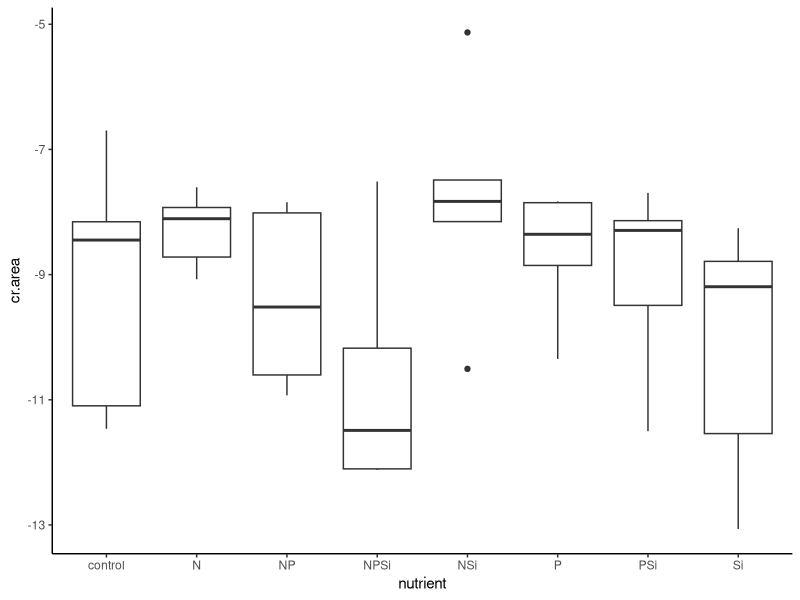
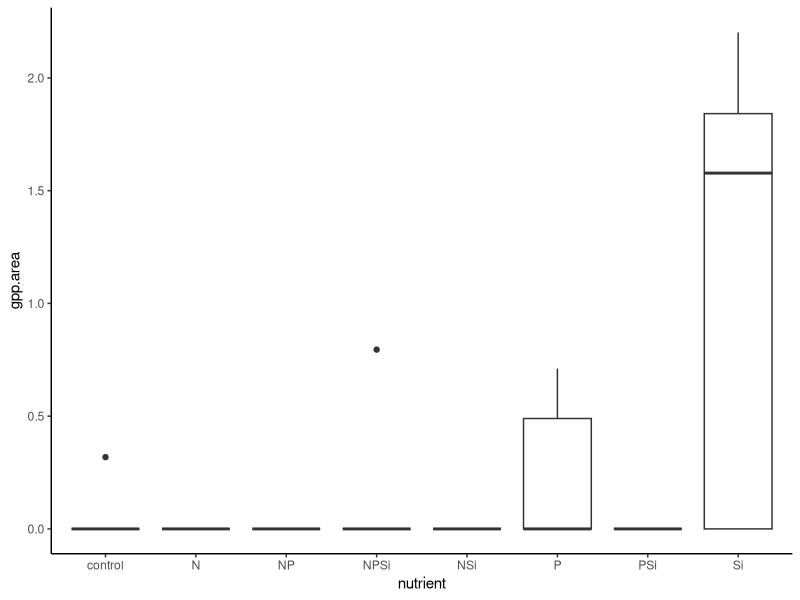
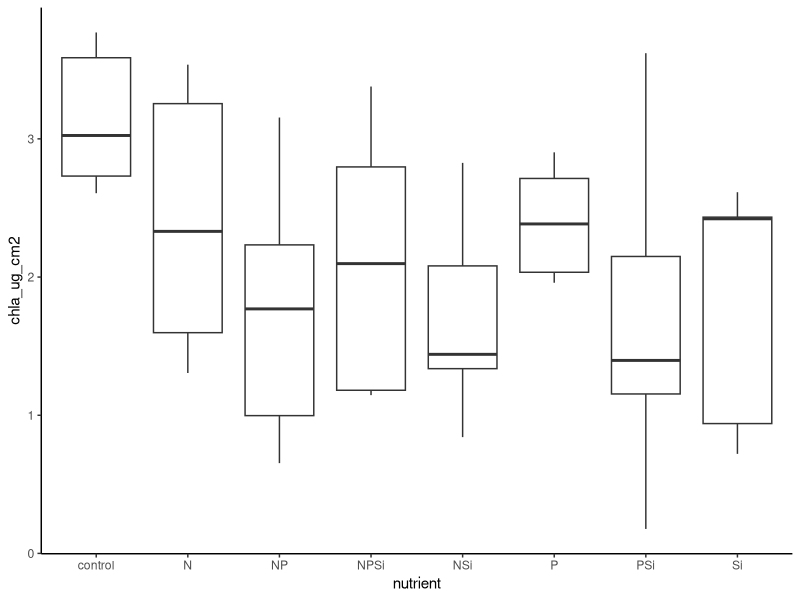
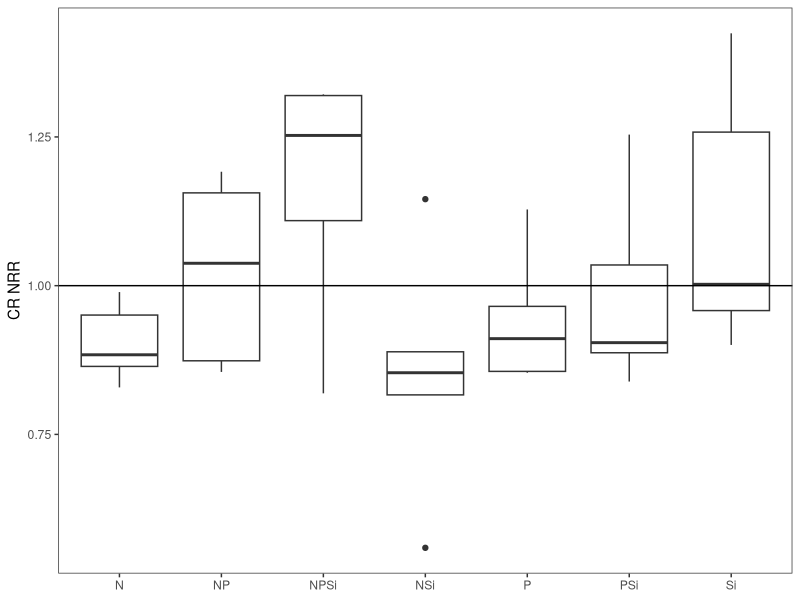
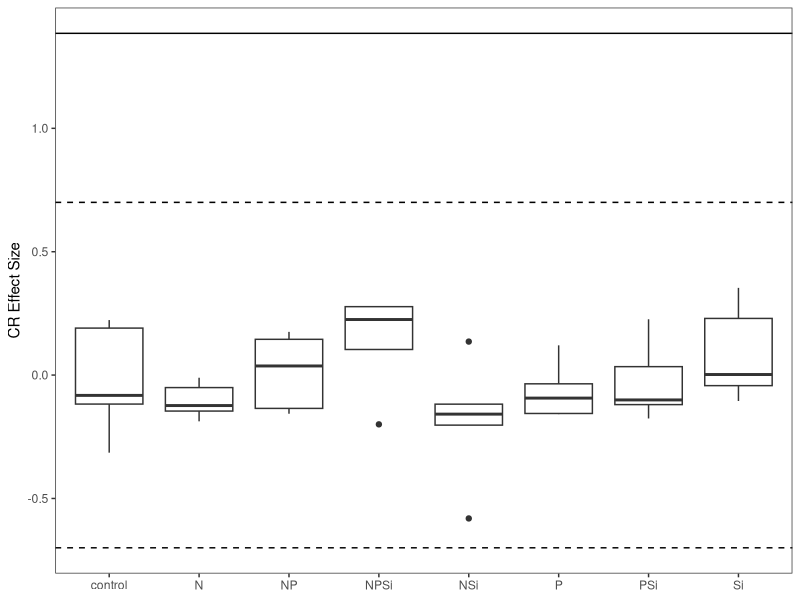
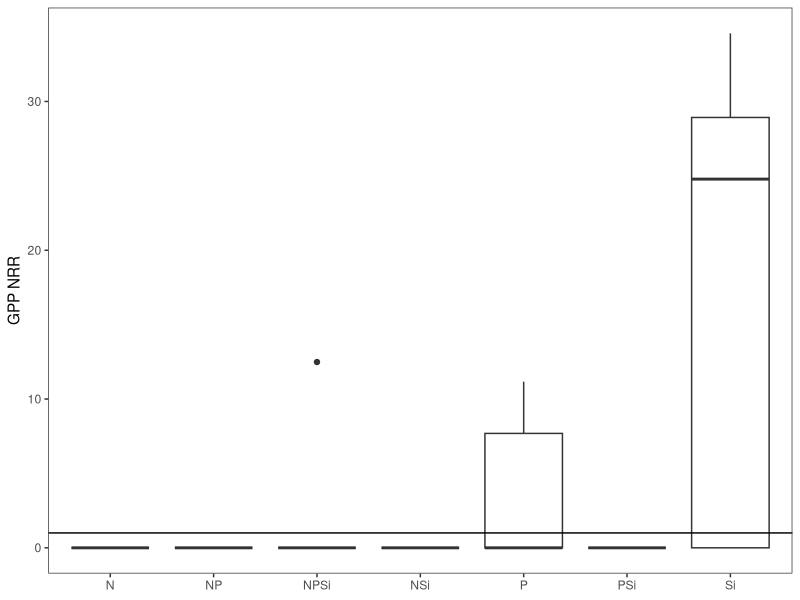
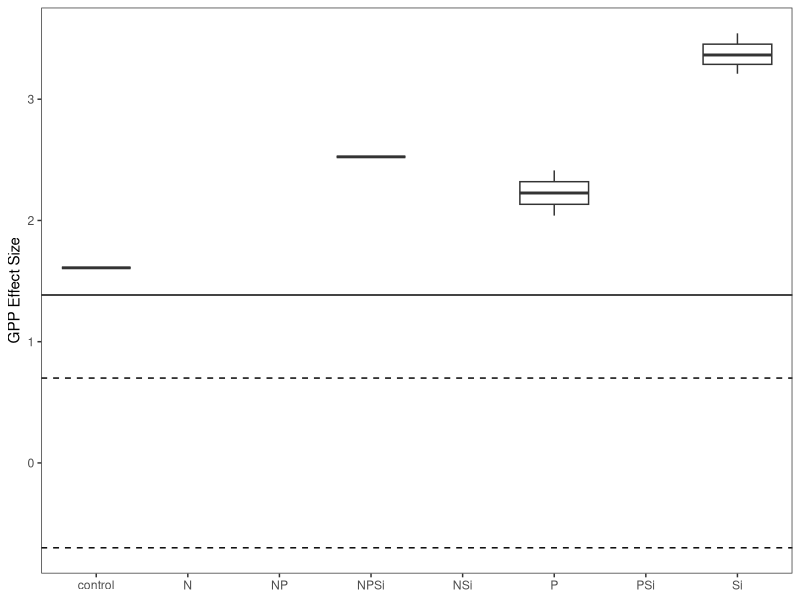
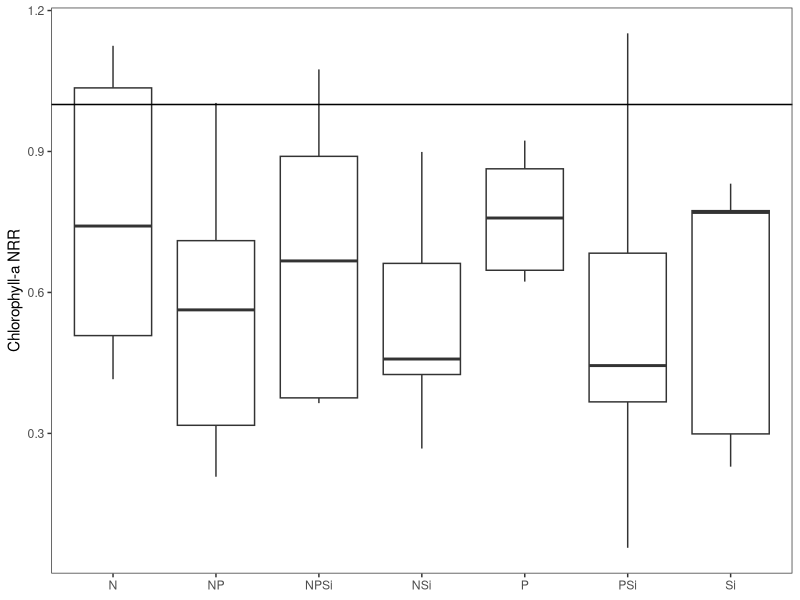

Recreate these plots in R, in order. (Note: this script raises an error after producing the figures.)
#Author:  Clay Arango
#Creation date: 10-Feb-19
#Script to analyze NDS data from Summer 2018 NDS work with S. Roley and A. Alexiades

#packages
install.packages("nlme")
install.packages("nortest")
install.packages("plyr")
install.packages("dplyr")
install.packages("multcomp")
install.packages("MASS")
install.packages("ggplot2")
library(nlme)
library(nortest)
library(plyr)
library(dplyr)
library(multcomp)
library(MASS)
library(ggplot2)

#Load data
cen_lan_fall <- read.table(file="cen_lan_fall.csv", header=T, sep=",")

#set variable
d = cen_lan_fall

#evaluate data to make sure factors are correct
names(d)

unique(d$nutrient) #control, N, NP, NPSi, NSi, P, PSi, Si
unique(d$N) #should be 0 and 1
unique(d$P) #should be 0 and 1
unique(d$Si) #should be 0 and 1
unique(d$top) #should be "sponge" and "glass"
#if need to change, use recode function below. 
d$top<-recode(d$top, "cellulose" ="sponge")
str(d)

#convert N and P vand Si alues (0 or 1 for absence or presence) to factors
d$N<-as.factor(d$N)
d$P<-as.factor(d$P)
d$Si<-as.factor(d$Si)
str(d)

#subset data into gpp and cr response
d.cr = subset(d, top=="sponge", data=d)
d.gpp = subset(d, top=="glass", data=d)

#check for outliers and check data entry before calculating CR-NRR
ggplot(d.cr, aes(x=nutrient, y=cr.area)) + geom_boxplot() + theme_classic()
#N+Si group is spread out but centered

#calculate nrr for cr
x<-ddply(d.cr, "nutrient", summarise, ave_cr = mean(cr.area, na.rm=T)) 
x
d.cr$cr.nrr = d.cr$cr.area/-9.172439 #divide by control ave_cr

#check for outliers and check data entry before calculating GPP- and chla-NRR
ggplot(d.gpp, aes(x=nutrient, y=gpp.area)) + geom_boxplot() + theme_classic()
#way too many zeros in this data set
ggplot(d.gpp, aes(x=nutrient, y=chla_ug_cm2)) + geom_boxplot() + theme_classic()
#no outliers

#calculate nrr for gpp and chla
x<- ddply(d.gpp, "nutrient", summarise, ave_gpp = mean(gpp.area, na.rm=T), ave_chla = mean(chla_ug_cm2, na.rm=T)) 
x
d.gpp$gpp.nrr = d.gpp$gpp.area/0.06366686 #divide by control ave_gpp
d.gpp$chla.nrr = d.gpp$chla_ug_cm2/3.143975 #divide by control ave_chla
#use to exclude outliers
#x1<- ddply(subset(d.gpp, !(nds.id=="F6")), "nutrient", summarise, ave_chla = mean(chla_ug_cm2, na.rm=T)) 
#x1
#d.gpp$chla.nrr_1<-d.gpp$chla_ug_cm2/2.700340

#combine into one file and export
d.cr$chla.nrr<-NA
#d.cr$chla.nrr_1<-NA#for excluded outliers
d.cr$gpp.nrr<-NA
d.gpp$cr.nrr<-NA
d.nrr<-rbind(d.cr, d.gpp)
d.nrr$site.date<-"cen_lan_fall"
d.nrr$gpp.es<-log(d.nrr$gpp.nrr)
d.nrr$cr.es<-log(d.nrr$cr.nrr)
d.nrr$chla.es<-log(d.nrr$chla.nrr)

write.table(d.nrr, "cen_lan_fall_nrr.csv",  sep=",", quote=F, row.names =F)

###############
#plots of NRR
##############
ggplot(data=subset(d.cr, !(nutrient=="control")), aes(x=nutrient, y=cr.nrr))+geom_boxplot()+theme_bw()+
  ylab("CR NRR")+geom_abline(slope = 0, intercept = 1)+
  theme(axis.title.x=element_blank(), panel.grid.minor=element_blank(), panel.grid.major=element_blank())
#maybe N+P+SI colimitation? probably no limitation

ggplot(data=subset(d.nrr, (top=="sponge")), aes(x=nutrient, y=cr.es))+geom_boxplot()+theme_bw()+
  ylab("CR Effect Size")+geom_hline(yintercept = 0.7, lty="dashed")+ geom_hline(yintercept = -0.7, lty="dashed")+
  geom_hline(yintercept = 1.385)+
  theme(axis.title.x=element_blank(), panel.grid.minor=element_blank(), panel.grid.major=element_blank())
#nothing over 1.385, so no significance?

ggplot(data=subset(d.gpp, !(nutrient=="control")), aes(x=nutrient, y=gpp.nrr))+geom_boxplot()+theme_bw()+
  ylab("GPP NRR")+geom_abline(slope = 0, intercept = 1)+
  theme(axis.title.x=element_blank(), panel.grid.minor=element_blank(), panel.grid.major=element_blank())
#no limitation

ggplot(data=subset(d.nrr, top =="glass"),aes(x=nutrient, y=gpp.es))+geom_boxplot()+theme_bw()+
  ylab("GPP Effect Size")+geom_hline(yintercept = 0.7, lty="dashed")+
  geom_hline(yintercept = -0.7, lty="dashed")+ geom_hline(yintercept = 1.385)+
  theme(axis.title.x=element_blank(), panel.grid.minor=element_blank(), panel.grid.major=element_blank())
#too few replicates to be meaningful

ggplot(data=subset(d.gpp, !(nutrient=="control")), aes(x=nutrient, y=chla.nrr))+geom_boxplot()+theme_bw()+
  ylab("Chlorophyll-a NRR")+geom_abline(slope = 0, intercept = 1)+ 
  theme(axis.title.x=element_blank(), panel.grid.minor=element_blank(), panel.grid.major=element_blank())
#no limitation

ggplot(data=subset(d.nrr, (top=="glass")), aes(x=nutrient, y=chla.es))+geom_boxplot()+theme_bw()+
  ylab("Chla Effect Size")+ geom_hline(yintercept = 0.7, lty="dashed")+ geom_hline(yintercept = -0.7, lty="dashed")+    
  geom_hline(yintercept = 1.385)+
  theme(axis.title.x=element_blank(), panel.grid.minor=element_blank(), panel.grid.major=element_blank())
#nothing over 1.385 so no significance, possible P and or Si limitation?

##########
#NRR Summary Files
#########

GPP_sum<-ddply(d.gpp, "nutrient", summarise, ave_nrr.gpp=mean(gpp.nrr, na.rm=T), sd_nrr.gpp=sd(gpp.nrr, na.rm=T), 
               se_nrr.gpp =(sd(gpp.nrr)/sqrt(sum(!is.na(gpp.nrr)))), 
               ci95_nrr.gpp = (1.96*(sd(gpp.nrr)/sqrt(sum(!is.na(gpp.nrr))))),
               ave_nrr.chla=mean(chla.nrr, na.rm=T), sd_nrr.chla=sd(chla.nrr, na.rm=T), 
               se_nrr.chla =(sd(chla.nrr)/sqrt(sum(!is.na(chla.nrr)))), 
               ci95_nrr.chla = (1.96*(sd(chla.nrr)/sqrt(sum(!is.na(chla.nrr))))))
CR_sum<-ddply(d.cr, "nutrient", summarise, ave_nrr.cr=mean(cr.nrr, na.rm=T), sd_nrr.cr=sd(cr.nrr, na.rm=T), 
              se_nrr.cr =(sd(cr.nrr)/sqrt(sum(!is.na(cr.nrr)))), 
              ci95_nrr.cr = (1.96*(sd(cr.nrr)/sqrt(sum(!is.na(cr.nrr))))))

#now combine into one and export
d.sum<-merge(GPP_sum, CR_sum, by="nutrient")
d.sum$site_date<-"cen_lan_fall"
write.table(d.sum, "cen_lan_fall_summ.csv",  sep=",", quote=F, row.names=F)

############################################################
#analyze RESPIRATION data
############################################################

M1<-gls(cr.area~N*P*Si, data=d.cr, na.action=na.omit)
E1<-residuals(M1)
qqnorm(E1)
qqline(E1)
ad.test(E1)
   #residuals are normally distributed
hist(E1)  
plot(M1)

plot(filter(d.cr, !is.na(cr.area)) %>% dplyr::select(nutrient), 
     E1, xlab="nutrient", ylab="Residuals")
bartlett.test(cr.area~nutrient, data=d.cr)
   #variance test is ok

anova(M1)
#numDF   F-value p-value
#(Intercept)     1 1238.9517  <.0001
#N               1    0.1641  0.6881
#P               1    1.2067  0.2802
#Si              1    1.1268  0.2964
#N:P             1    7.3144  0.0109
#N:Si            1    0.0672  0.7972
#P:Si            1    0.3027  0.5860
#N:P:Si          1    1.3141  0.2602

#Results suggest NxP interaction (co-limitation), but this appears to only occur when Si present.
#Does the NPSi treatment just increase N and P replication? Or is there something about Si?
  
x <- group_by(d.cr, nutrient) %>%  # Grouping function causes subsequent functions to aggregate by season and reach
  summarize(cr.mean = abs(mean(cr.area, na.rm = TRUE)), # na.rm = TRUE to remove missing values
            cr.sd=abs(sd(cr.area, na.rm = TRUE)),  # na.rm = TRUE to remove missing values
            n = sum(!is.na(cr.area)), # of observations, excluding NAs. 
            cr.se=cr.sd/sqrt(n))

ggplot(data=x, aes(x=nutrient, y=cr.mean)) + 
  geom_bar(stat="identity", position=position_dodge(), color = "black") + 
  geom_errorbar(aes(ymin=cr.mean, ymax=cr.mean+cr.se), width=0.2, 
                position=position_dodge(0.9)) + 
  xlab("Nutrient") +
  ylab(expression(Respiration~(ug~O[2]~m^{-2}~h^{-1}))) +
  ylim(0,20) +
  labs(fill="Light") +
  theme_bw() +
  theme(panel.grid.major=element_blank(),
        panel.grid.minor=element_blank(),
        legend.title=element_text(size=6),
        legend.key=element_blank(), 
        legend.position=c(0.5,0.95), 
        legend.text=element_text(size=8), 
        legend.background=element_blank(), 
        legend.direction="horizontal", 
        legend.key.size=unit(0.3, "cm"), 
        axis.title.y=element_text(size=8), 
        axis.title.x=element_text(size=8), 
        axis.text.x=element_text(size=8))

#ggsave('output/figures/Ring_fall.tiff',
#       units="in",
#       width=3.25,
#       height=3.25,
#       dpi=1200,
#       compression="lzw")

#summarize nrr
x <- group_by(d.cr, nutrient) %>%  # Grouping function causes subsequent functions to aggregate by season and reach
  summarize(cr.mean = abs(mean(cr.nrr, na.rm = TRUE)), # na.rm = TRUE to remove missing values
            cr.sd=abs(sd(cr.nrr, na.rm = TRUE)),  # na.rm = TRUE to remove missing values
            n = sum(!is.na(cr.nrr)), # of observations, excluding NAs. 
            cr.se=cr.sd/sqrt(n))

############################################################
#analyze the PRODUCTION data
############################################################

M1<-gls(gpp.area~N*P*Si, data=d.gpp, na.action=na.omit) 
E1<-residuals(M1)
qqnorm(E1)
qqline(E1)
ad.test(E1)
   #residuals are not normal

hist(E1, xlab="residuals", main="")
plot(M1)

plot(filter(d.gpp, !is.na(gpp.area)) %>% dplyr::select(nutrient), 
     E1, xlab="nutrient", ylab="Residuals")
bartlett.test(gpp.area~nutrient, data=d.gpp)
   #variance test is bad

anova(M1)
  
x <- group_by(d.gpp, nutrient) %>%  # Grouping function causes subsequent functions to aggregate by season and reach
  summarize(gpp.mean = abs(mean(gpp.area, na.rm = TRUE)), # na.rm = TRUE to remove missing values
            gpp.sd=abs(sd(gpp.area, na.rm = TRUE)),  # na.rm = TRUE to remove missing values
            n = sum(!is.na(gpp.area)), # of observations, excluding NAs. 
            gpp.se=gpp.sd/sqrt(n))

ggplot(data=x, aes(x=nutrient, y=gpp.mean)) + 
  geom_bar(stat="identity", position=position_dodge(), color = "black") + 
  geom_errorbar(aes(ymin=gpp.mean, ymax=gpp.mean+gpp.se), width=0.2, 
                position=position_dodge(0.9)) + 
  xlab("Nutrient") +
  ylab(expression(Production~(ug~O[2]~m^{-2}~h^{-1}))) +
  labs(fill="Light") +
  theme_bw() +
  theme(panel.grid.major=element_blank(),
        panel.grid.minor=element_blank(), 
        legend.title=element_text(size=6), 
        legend.key=element_blank(),  
        legend.position=c(0.5,0.95),  
        legend.text=element_text(size=8),  
        legend.background=element_blank(),  
        legend.direction="horizontal",  
        legend.key.size=unit(0.3, "cm"),  
        axis.title.y=element_text(size=8),  
        axis.title.x=element_text(size=8),  
        axis.text.x=element_text(size=8))

#ggsave('output/figures/gppByNutrient.tiff',
#       units="in",
#       width=3.25,
#       height=3.25,
#       dpi=1200,
#       compression="lzw")

#summarize nrr
x <- group_by(d.gpp, nutrient) %>%  # Grouping function causes subsequent functions to aggregate by season and reach
  summarize(gpp.mean = abs(mean(gpp.nrr, na.rm = TRUE)), # na.rm = TRUE to remove missing values
            gpp.sd=abs(sd(gpp.nrr, na.rm = TRUE)),  # na.rm = TRUE to remove missing values
            n = sum(!is.na(gpp.nrr)), # of observations, excluding NAs. 
            gpp.se=gpp.sd/sqrt(n))

#BELOW HERE IS NOT EDITED





############################################################
#analyze the CHL-A biomass on disks

M1<-gls(chla~N*P*light, data=roza_sum.chla, na.action=na.omit)
E1<-residuals(M1)
qqnorm(E1)
qqline(E1)
ad.test(E1)
  #residuals look bad (p=0.001)
hist(E1)
plot(M1)

vf1 = varIdent(form = ~ 1|N*P)
vf2 = varIdent(form = ~ 1|light)
vf3 = varIdent(form = ~ 1|N*P*light)
vf4 = varPower(form = ~ fitted(.)) 
vf5 = varExp(form = ~ fitted(.))
vf6 = varConstPower(form = ~ fitted(.))
vf7 = varExp(form = ~ fitted(.)|nutrient)

M2<-gls(chla~N*P*light, data=roza_sum.chla, na.action=na.omit, weights=vf1)
M3<-gls(chla~N*P*light, data=roza_sum.chla, na.action=na.omit, weights=vf2)
M4<-gls(chla~N*P*light, data=roza_sum.chla, na.action=na.omit, weights=vf3)
M5<-gls(chla~N*P*light, data=roza_sum.chla, na.action=na.omit, weights=vf4)
M6<-gls(chla~N*P*light, data=roza_sum.chla, na.action=na.omit, weights=vf5)
M7<-gls(chla~N*P*light, data=roza_sum.chla, na.action=na.omit, weights=vf6)
M8<-gls(chla~N*P*light, data=roza_sum.chla, na.action=na.omit, weights=vf7)

anova(M1,M2,M3,M4,M5,M6,M7,M8)

#M3 is best on AIC

E3<-residuals(M3)
qqnorm(E3)
qqline(E3)
ad.test(E3)
#residuals are not normal (p=0.001)
hist(E3, xlab="residuals", main="")
plot(M3)
  #hist and plot look good

plot(filter(roza_sum.chla, !is.na(chla)) %>% dplyr::select(light), 
     E3, xlab="light", ylab="Residuals")
bartlett.test(chla~light, data=roza_sum.chla)

plot(filter(roza_sum.chla, !is.na(chla)) %>% dplyr::select(nutrient), 
     E3, xlab="nutrient", ylab="Residuals")
bartlett.test(chla~nutrient, data=roza_sum.chla)

anova(M3)

#light is significant and N and P separately interact with light

x<-roza_sum.chla[complete.cases(roza_sum.chla$chla),]

with(x, 
     interaction.plot(nutrient,light,chla, 
                      ylim=c(0,1.5),lty=c(1,12),lwd=2,ylab="Chlorophyll a", 
                      xlab="Nutrient", trace.label="Light"))

x <- group_by(roza_sum.chla, nutrient, light) %>%  # Grouping function causes subsequent functions to aggregate by season and reach
  summarize(chla.mean = mean(chla, na.rm = TRUE), # na.rm = TRUE to remove missing values
            chla.sd=sd(chla, na.rm = TRUE),  # na.rm = TRUE to remove missing values
            n = sum(!is.na(chla)), # of observations, excluding NAs. 
            chla.se=chla.sd/sqrt(n))

ggplot(data=x, 
       aes(x=nutrient, y=chla.mean, fill=light)) + 
  geom_bar(stat="identity", position=position_dodge(), color = "black") + 
  geom_errorbar(aes(ymin=chla.mean, ymax=chla.mean+chla.se), width=0.2, 
                position=position_dodge(0.9)) + 
  scale_fill_manual(values=c("white","black")) +
  xlab("Nutrient") +
  ylab(expression(Chlorophyll~a~(ug~cm^{-2}))) +
  ylim(0,1.7) +
  labs(fill="Light") +
  theme_bw() +
  theme(panel.grid.major=element_blank(), 
        panel.grid.minor=element_blank(), 
        legend.title=element_text(size=6), 
        legend.key=element_blank(), 
        legend.position=c(0.5,0.95), 
        legend.text=element_text(size=8), 
        legend.background=element_blank(), 
        legend.direction="horizontal", 
        legend.key.size=unit(0.3, "cm"), 
        axis.title.y=element_text(size=8), 
        axis.title.x=element_text(size=8), 
        axis.text.x=element_text(size=8))

ggsave('output/figures/chlaByNutrientLight.tiff',
       units="in",
       width=3.25,
       height=3.25,
       dpi=1200,
       compression="lzw")



############################################################
############################################################
#calculate nrr mean and standard error
x1 <- group_by(roza_sum, nutrient, light) %>%  # Grouping function causes subsequent functions to aggregate by season and reach
  summarize(chla.nrr.mean = mean(chla.nrr, na.rm = TRUE), # na.rm = TRUE to remove missing values
            chla.nrr.sd=sd(chla.nrr, na.rm = TRUE),  # na.rm = TRUE to remove missing values
            chla.n = sum(!is.na(chla.nrr)), # of observations, excluding NAs. 
            chla.nrr.se=chla.nrr.sd/sqrt(chla.n))


x2 <- group_by(roza_sum, nutrient, light) %>%  # Grouping function causes subsequent functions to aggregate by season and reach
  summarize(gpp.nrr.mean = mean(gpp.nrr, na.rm = TRUE), # na.rm = TRUE to remove missing values
            gpp.nrr.sd=sd(gpp.nrr, na.rm = TRUE),  # na.rm = TRUE to remove missing values
            gpp.n = sum(!is.na(gpp.nrr)), # of observations, excluding NAs. 
            gpp.nrr.se=gpp.nrr.sd/sqrt(gpp.n))

x3 <- group_by(roza_sum, nutrient, light) %>%  # Grouping function causes subsequent functions to aggregate by season and reach
  summarize(cr.nrr.mean = mean(cr.nrr, na.rm = TRUE), # na.rm = TRUE to remove missing values
            cr.nrr.sd=sd(cr.nrr, na.rm = TRUE),  # na.rm = TRUE to remove missing values
            cr.n = sum(!is.na(cr.nrr)), # of observations, excluding NAs. 
            cr.nrr.se=cr.nrr.sd/sqrt(cr.n))

roza_sum.nrr<-cbind(x1,x2,x3)
roza_sum.nrr <- roza_sum.nrr[, !duplicated(colnames(roza_sum.nrr))]
write.csv(roza_sum.nrr, "roza_sum.nrr.csv")
